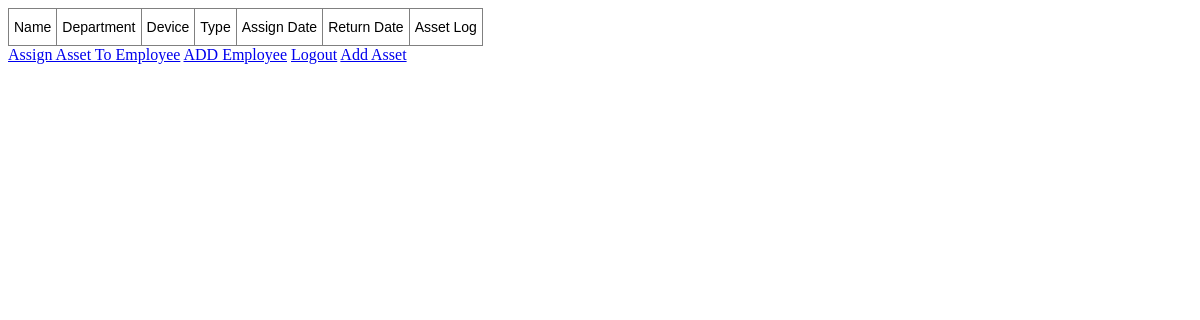
The app's page /assets/, older data.
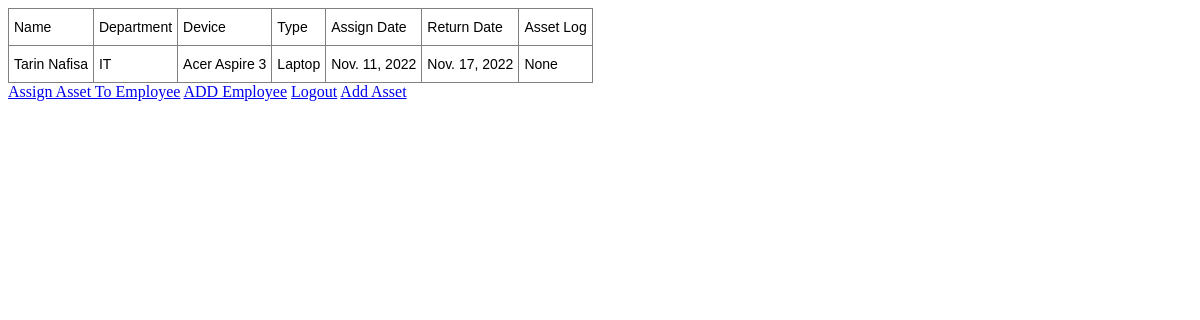
The same page, newer data.
### Assets/models.py (models this page shows, shortened)
class AssetAssign(models.Model):
    asset_id = models.ForeignKey(Assets, on_delete=models.CASCADE)
    emp_id = models.ForeignKey(Employee, on_delete=models.CASCADE)
    asset_assign_date = models.DateField()
    asset_return_date = models.DateField()
    asset_assign_status = models.CharField(max_length=30)
    asset_log = models.CharField(max_length=30)

class Assets(models.Model):
    asset_id = models.IntegerField(primary_key=True)
    asset_name = models.CharField(max_length=30)
    asset_type = models.CharField(max_length=30)
    asset_price = models.IntegerField()
    asset_purchase_date = models.DateField()
    asset_warranty = models.IntegerField()
    asset_status = models.CharField(max_length=30)
    asset_location = models.CharField(max_length=30)
    asset_description = models.CharField(max_length=30)
    def __str__(self):
        return self.asset_name

### Company/models.py (models this page shows, shortened)
class Employee(models.Model):
    emp_id = models.AutoField(primary_key=True)
    user = models.OneToOneField(User, on_delete=models.CASCADE,related_name='employee')
    name = models.CharField(max_length=100)
    username = models.CharField(max_length=100)
    email = models.EmailField()
    phone = models.CharField(max_length=15)
    department = models.CharField(max_length=100)
    salary = models.IntegerField()
    date_of_joining = models.DateField()

### Company/views.py (the view)
# urls.py: path('assets/',company_views.assets,name='assets'),
def assets(request):
    assets = AssetAssign.objects.all()
    context = {'assets':assets}
    return render(request, 'asset.html', context)

### templates/asset.html (shortened to what this page needs)
<!DOCTYPE html>
<html>
<head>
</head>
<body>
        <table class="tg">
        <thead>
          <tr>
            <th class="tg-0pky">Name</th>
            <th class="tg-0pky">Department</th>
            <th class="tg-0pky">Device</th>
            <th class="tg-0pky">Type</th>
            <th class="tg-0pky">Assign Date</th>
            <th class="tg-0pky">Return Date</th>
            <th class="tg-0pky">Asset Log</th>
          </tr>
        </thead>
        <tbody>
          {% for a in assets%}
          <tr>
            <td class="tg-0pky">{{a.emp_id.name}}</td>
            <td class="tg-0pky">{{a.emp_id.department}}</td>
            <td class="tg-0pky">{{a.asset_id}}</td>
            <td class="tg-0pky">{{a.asset_id.asset_type}}</td>
            <td class="tg-0pky">{{a.asset_assign_date}}</td>
            <td class="tg-0pky">{{a.asset_return_date}}</td>
            <td class="tg-0pky">{{a.asset_log}}</td>
          </tr>
         {%endfor%}
        </tbody>
        </table>
        <a href="{% url 'asset_assign'%}">Assign Asset To Employee</a>
        <a href="{% url 'addEmployee'%}">ADD Employee</a>
        <a href="{% url 'logout' %}">Logout</a>
        <a href="{%url 'addAsset'%}">Add Asset</a>
</body>
</html>

Row changes from the older to the newer data that the page shows:
added AssetAssign: emp_id.name "Tarin Nafisa", emp_id.department "IT", asset_id "Acer Aspire 3", asset_id.asset_type "Laptop", asset_assign_date "Nov. 11, 2022", asset_return_date "Nov. 17, 2022", asset_log "None"
